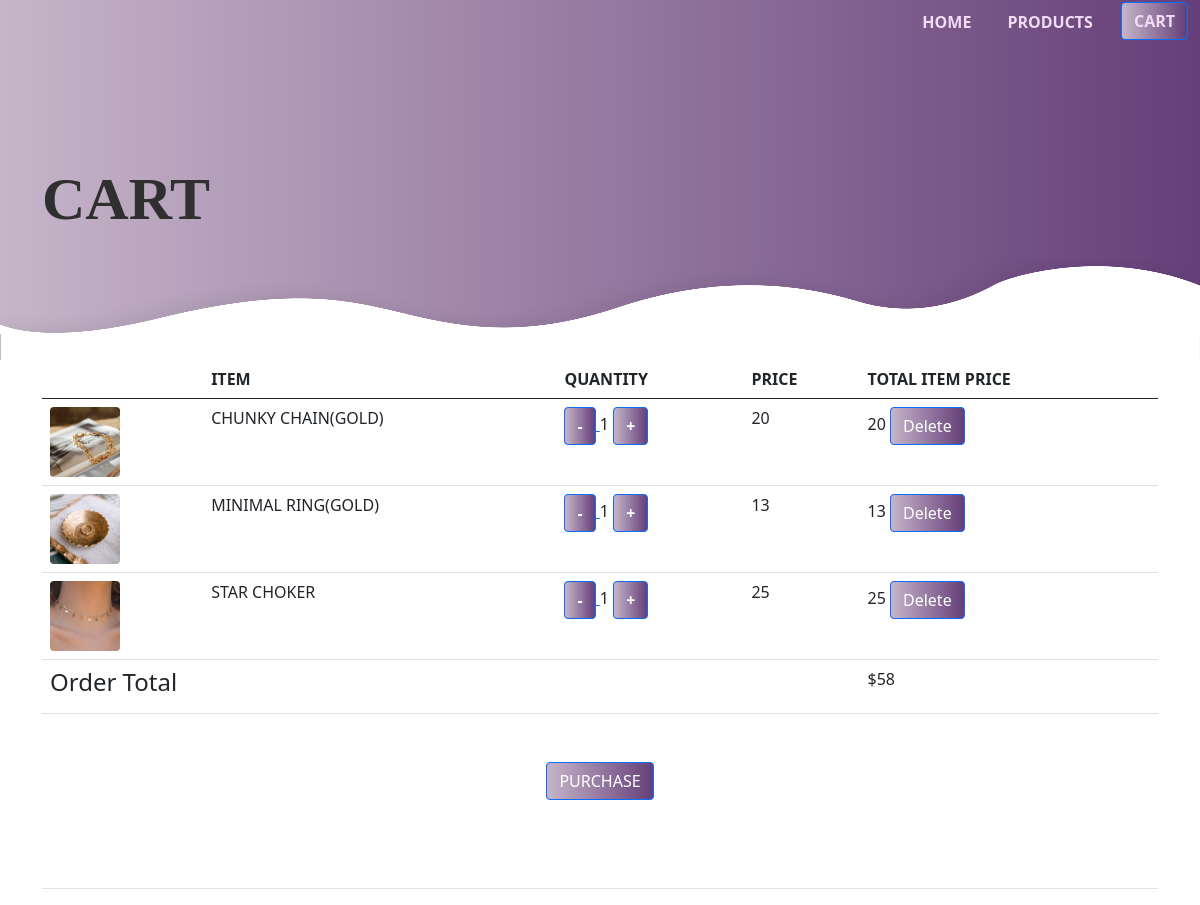
The app's page /cart/ (signed in) with its own data.
### catalog/models.py (models this page shows, shortened)
class OrderItem(models.Model):
    user = models.ForeignKey(User, on_delete=models.CASCADE)
    ordered = models.BooleanField(default=False)
    item = models.ForeignKey(Item, on_delete=models.CASCADE)
    quantity = models.IntegerField(default=1)
    def get_total_item_price(self):
        return (self.quantity * self.item.price)
    def get_final_price(self):
        return self.get_total_item_price()

class Item(models.Model):
    title = models.CharField(max_length=200)
    price = models.IntegerField()
    discount_price = models.IntegerField(blank=True, null=True)
    slug = models.SlugField()
    description = models.TextField()
    image = models.ImageField(default='default.jpg',upload_to='static/img')
    def get_add_to_cart_url(self):
        return reverse('add_to_cart', kwargs={'slug':self.slug})
    def get_remove_from_cart_url(self):
        return reverse('remove_from_cart', kwargs={'slug':self.slug})
    def get_remove_single_from_cart_url(self):
        return reverse('remove_single_from_cart', kwargs={'slug':self.slug})

class Order(models.Model):
    user = models.ForeignKey(User, on_delete=models.CASCADE)
    items = models.ManyToManyField(OrderItem)
    address = models.ForeignKey("Address", on_delete=models.SET_NULL, blank=True, null=True)
    ordered = models.BooleanField(default=False)
    start_date = models.DateTimeField(auto_now_add=True)
    ordered_date = models.DateTimeField()
    def get_total(self):
        total = 0
        for order_item in self.items.all():
            total += order_item.get_final_price()
        return total

### catalog/views.py (the view)
# urls.py: path('cart/',  CartView.as_view(), name='cart'),
class CartView(View):
    def get(self, *args, **kwargs):
        try:
            order = Order.objects.get(user=self.request.user, ordered=False)
            context = {
                'order': order
            }
            return render(self.request, 'cart.html', context)
        except ObjectDoesNotExist:
            messages.success(self.request, "You don't have an active order")
            return redirect('index')

### catalog/templates/cart.html (shortened to what this page needs)
{% load static %}
<html>
    <head>
        <link rel="stylesheet" href="{% static 'css/styles.css' %}">
        <link rel="stylesheet" href="https://cdn.jsdelivr.net/npm/bootstrap@5.0.0-beta3/dist/css/bootstrap.min.css">
        <link rel="stylesheet" href="https://stackpath.bootstrapcdn.com/font-awesome/4.7.0/css/font-awesome.min.css">
    </head>
    <body>
         <section id="nav-bar">
            <nav class="navbar navbar-expand-lg navbar-light">
                  <div class="collapse navbar-collapse" id="navbarSupportedContent">
                    <ul class="navbar-nav ms-auto mb-2 mb-lg-0 ">
                      <li class="nav-item">
                        <a class="nav-link" href="{% url 'index' %}">HOME</a>
                      </li>
                      <li class="nav-item">
                        <a class="nav-link" href="{% url 'products' %}">PRODUCTS</a>
                      </li>
                      <li class="nav-item">
                        <button type="button" class="btn btn-primary"><a href="{% url 'cart' %}" style="color: white; text-decoration: none;">CART</a></button>
                      </li>
                    </ul>
                  </div>
              </nav>
        </section>
    <section id="banner">
        <div class="container">
            <div class="row">
                <div class="col-md-6">
                    <p class="promo-title"><b>CART</b></p>
                </div>
            </div>
        </div>
        <img src="{% static 'img/pngkey.com-wave-shape-png-5161226.png' %}" class="bottom2-img">
    </section>
    <section class="container content-section">
        {% if order.items.all %}
        <div class="table-responsive text-nowrap">
            <table class="table">
                <thead>
                    <tr>
                        <th scope="col"></th>
                        <th scope="col">ITEM</th>
                        <th scope="col">QUANTITY</th>
                        <th scope="col">PRICE</th>
                        <th scope="col">TOTAL ITEM PRICE</th>
                    </tr>
                </thead>
                <tbody>
                    {% for order_item in order.items.all %}
                    <tr>
                        <th scope="row">
                            <img src="{{order_item.item.image.url}}" class="rounded small-img">
                        </th>
                        <td>{{order_item.item.title}}</td>
                        <td>
                            <a href="{{order_item.item.get_remove_single_from_cart_url}}">
                                <i class="btn btn-primary"><b>-</b></i>
                            </a>
                            {{order_item.quantity}}
                            <a href="{{order_item.item.get_add_to_cart_url}}">
                                <i class="btn btn-primary" style="color: white; text-decoration: none;"><b>+</b></i>
                            </a>
                        </td>
                        <td>{{order_item.item.price}}</td>
                        <td>{{order_item.get_final_price}}
                        <a href="{{order_item.item.get_remove_from_cart_url}}">
                            <span class="float-right">
                                <button class="btn btn-primary">Delete</button>
                            </span>
                        </a>
                        </td>
                    </tr>
                    {% empty %}
                    <tr>
                        <td colspan="5">
                            <center><button class="btn btn-primary btn-purchase"><a href="{% url 'index' %}" style="color: white; text-decoration: none;">PURCHASE</a></button></center>
                        </td>
                    </tr>
                    {% endfor %}
                {% if order.get_total %}
                    <tr>
                        <td colspan="4">
                           <h4>Order Total</h4>
                        </td>
                        <td colspan="1">
                            ${{order.get_total}}
                        </td>
                    </tr>
                    <tr>
                        <td colspan="5">
                            <center><button class="btn btn-primary btn-purchase"><a href="{% url 'purchase' %}" style="color: white; text-decoration: none;">PURCHASE</a></button></center>
                        </td>
                    </tr>
                {% endif %}
                </tbody>
            </table>
            {% else %}
        <center><h4 class="mt-5 pt-4">Your cart is empty</h4>
            <button type="button" class="btn btn-primary"><a href="{% url 'products' %}" style="color: white; text-decoration: none;">Continue Shopping</a></button>
            <br>
            <br>
        </center>
            {% endif %}
        </div>
    </section>
    </body>
</html>

### catalog/static/css/styles.css (style rules this page uses)
* { margin:0; padding:0; }
body { font-family:sans-serif; }
#nav-bar { position: sticky; top: 0; z-index: 10; }
.navbar { background-image: linear-gradient(to right, #c6b5c9,#653f79); padding: 2px !important; }
.navbar-nav li { padding:0 10px; }
.navbar-nav li a { color:#f0dcf3 !important; font-weight: 600; float: right; text-align: left; }
#banner { background-image: linear-gradient(to right,#c6b5c9,#653f79); color: rgb(48, 47, 47); padding-top: 5%; }
.promo-title { font-size: 60px; font-weight: 600; margin-top: 50px; font-family: 'Alfa Slab One'; }
.bottom2-img { width: 100%; height: 100px; }
.btn-primary { background-image: linear-gradient(to right,#c6b5c9,#653f79); border: #653f79; }
.btn-purchase { display: block; margin: 40px auto 80px auto; font-size: 1.75em; }

### catalog/templates/cart.html (style rules this page uses)
.small-img { width: 70px; height: 70px }

### records on screen
OrderItem: item.image (picture), item "CHUNKY CHAIN(GOLD)", quantity "1", item.price "20", get_final_price "20"
OrderItem: item.image (picture), item "MINIMAL RING(GOLD)", quantity "1", item.price "13", get_final_price "13"
OrderItem: item.image (picture), item "STAR CHOKER", quantity "1", item.price "25", get_final_price "25"
Order: get_total "58"
